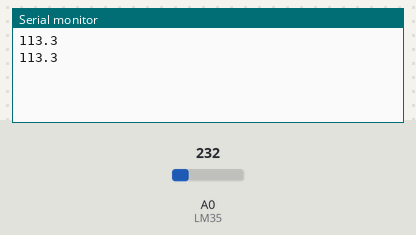
The sketch below on a simulated Arduino Uno, built with avr-gcc and run on an emulated ATmega328P. Shown: the last lines printed to the serial monitor. The test bench sets the inputs (shaded band); at power-on: A0 (LM35) = 232.

Above: at 1.3 s.
1.4 s: A0 (LM35) set to 250
At 1.8 s:
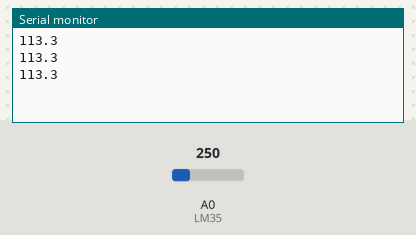
2.9 s: A0 (LM35) set to 266
At 3.6 s:
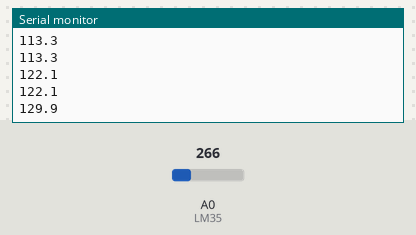
Timing chart, 0 to 5.9 s (numbered marks = the images above; inputs shaded):
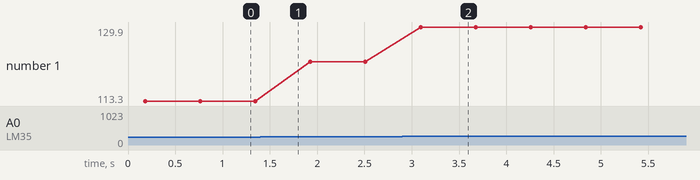

Measured:
- after the input at 2.9 s, the serial monitor: prints a new line after 0.19 s (image 2)
- plotted number 1: 113.3 → 122.1 after the input at 1.4 s, 122.1 → 129.9 after the input at 2.9 s

The sketch:

5.2.ino
```cpp
const int LM35 = A0;
const int MODE = 1;

void setup() {
  Serial.begin(9600);
  if (MODE == 2) analogReference(INTERNAL);
  delay(100);
}

float readTemp() {
  long sum = 0;
  for (int i = 0; i < 16; i++) {
    sum += analogRead(LM35);
    delay(5);
  }
  float raw = sum / 16.0;
  float vref = (MODE == 2) ? 1.1 : 5.0;
  float voltage = raw * vref / 1024.0;
  return voltage * 100.0;
}

void loop() {
  float t = readTemp();
  Serial.println(t, 1);
  delay(500);
}
```
